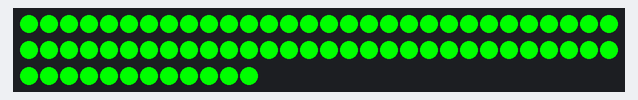
A sketch run on a simulated Arduino Uno, built with avr-gcc and run on an emulated ATmega328P. Shown: 72 RGB LEDs in strip order, left to right, continuing on the next row. What the sketch prints to the serial monitor is not drawn.

Above: at 0.1 s.

The sketch:

serialdemo.ino
```cpp
#include <Adafruit_WS2801.h>
#include "SPI.h"

#define DATA_PIN (2)
#define CLOCK_PIN (3)

#define LIGHT_COUNT (72)
#define SB_BUFFER_SIZE (64)
#define DEVICE_ID (1)
#define PARAMETER_MAX (255)

Adafruit_WS2801 strip = Adafruit_WS2801(LIGHT_COUNT, DATA_PIN, CLOCK_PIN);

uint32_t pixels[LIGHT_COUNT];

struct led
{
  int x;
  int y;
  //char r;
  //char g;
  //char b;
  char id;
  char type;
};

//#define pinModeFast(x, y) pinMode(x, y)
//#define digitalWriteFast(x, y) digitalWrite(x, y)
//SerialCommand SCmd;   // The demo SerialCommand object

//pseudo led class field values
/*
enum fields{
  X,
  Y,
  R,
  G,
  B,
  T   //0 for plankton, 1 for element
};
*/
//state values
enum states{
  RESTING,
  GAME,
  CALIBRATE
};

enum types{
  PLANKTON,
  TEMPERATURE,
  PH,
  NITROGEN
};

float windowY = 48;
float windowX = 26;

char sb [SB_BUFFER_SIZE]; //sb = serialbuffer
int sbpos = 0;

int state = 0;

led leds [LIGHT_COUNT];
int top = -1;
int buffer [LIGHT_COUNT];

int nitrogen = 0;
int ph = 0;
int temperature = 0;

int TIME = 0;

void setup() {

  Serial.begin(9600);

  //int leds[LIGHT_COUNT]; // (x,y,r,g,b)
  init_leds();

//  Serial.write("Set up!!!");
  //pinModeFast(DATA_PIN, OUTPUT);
  //pinModeFast(CLOCK_PIN, OUTPUT);
  //digitalWriteFast(DATA_PIN, LOW);
  //digitalWriteFast(CLOCK_PIN, LOW);
  Serial.println("Ready");

  strip.begin();

  // Update LED contents, to start they are all 'off'
  strip.show();

}


void loop() {
  //delay(1000);
  //Serial.println("hello");
  readNextCommand();
  //Serial.println(state);
  TIME = millis(); //will be changed to take time from dispatch arduino
  switch(state)
  {
    case RESTING: solid();
                  solid();
                  break;
    case    GAME: game();
                  break;
    case CALIBRATE: calibrate();
                  break;
    default     : tyker(1);
                  tyker(1);
  }

  /*
  while(!isEmpty())
  {
     //int popped = pop();
     //set_pixel_rgb(popped, leds[popped][B], leds[popped][G], leds[popped][R]);
     //strip.setPixelColor(popped, leds[popped].r, leds[popped].g, leds[popped].b);
  }
  */
  //show();
  //Serial.println("showing");
  strip.show();
}

void game()
{
   char balance = 0;
   for(int i = 0; i < LIGHT_COUNT; ++i) {
       switch (leds[i].type) {
           case TEMPERATURE:
               int d = abs(127 - TEMPERATURE);
               if (TEMPERATURE >= 127) {
                   double rTmpCalc = (double)(d / 128) * 15;
                   int rTmp = 255 - (int)rTmpCalc;
                   double gTmpCalc = (double)(d / 128) * 255;
                   int gTmp = 255 - (int)gTmpCalc;
                   double bTmpCalc = (double)(d / 128) * 200;
                   int bTmp = 255 - (int)bTmpCalc;
                   strip.setPixelColor(i, rTmp, gTmp, bTmp);
               }
               else if (TEMPERATURE < 127) {
                   double rTmpCalc = (double)(d / 128) * 255;
                   int rTmp = 255 - (int)rTmpCalc;
                   double gTmpCalc = (double)(d / 128) * 155;
                   int gTmp = 255 - (int)gTmpCalc;
                   double bTmpCalc = (double)(d / 128) * 55;
                   int bTmp = 255 - (int)bTmpCalc;
                   strip.setPixelColor(i, rTmp, gTmp, bTmp);
               }
               break;
           case NITROGEN:
               d = abs(127 - NITROGEN);
               if (NITROGEN >= 127) {
                   double rNCalc = (double)(d / 128) * 100;
                   int rN = 255 - (int)rNCalc;
                   double gNCalc = (double)(d / 128) * 155;
                   int gN = 255 - (int)gNCalc;
                   double bNCalc = (double)(d / 128) * 225;
                   int bN = 255 - (int)bNCalc;
                   strip.setPixelColor(i, rN, gN, bN);
               }
               else if (NITROGEN < 127) {
                   double rNCalc = (double)(d / 128) * 170;
                   int rN = 255 - (int)rNCalc;
                   double gNCalc = (double)(d / 128) * 100;
                   int gN = 255 - (int)gNCalc;
                   double bNCalc = (double)(d / 128) * 225;
                   int bN = 255 - (int)bNCalc;
                   strip.setPixelColor(i, rN, gN, bN);
               }
           case PH:
               d = abs(127 - PH);
               if (PH >= 127) {
                   strip.setPixelColor(i, 0, 255, 255);
               }
               else if (PH < 127) {
                   strip.setPixelColor(i, 0, 95, 95);
               }
           case PLANKTON:
               break;
           default:
               break;
       }
   }
}

void wipe()
{
  for(int i = 0; i < LIGHT_COUNT; ++i)
  {
   strip.setPixelColor(i, 0, 0, 0);
  }
}

//shows BLUE
void solid()
{

   for(int i = 0; i < LIGHT_COUNT; ++i)
   {
     //if(leds[i][X] == 0 || leds[i][T] != type) continue;
     //leds[i].r = 0;
     //leds[i].g = 0;
     //leds[i].b = 255;
     //push(i);
     strip.setPixelColor(i, 0, 255, 0);
   }

}

//float counter = (millis() / 5000) % 400;
void tyker(int type)
{
     delay(10);
     float control =  (TIME / 2000.0) ;
     float center = sin((PI / 2) * control) * windowY * 2 - (windowY / 2);
     for(int i = 0; i < LIGHT_COUNT; ++i)
     {
        if (leds[i].y == 0 || leds[i].type != type) continue;
        float distance = abs(leds[i].y - center);
        //Serial.println(distance);
        //int v = (int) ((distance / (windowX * 2)) * 255) + (int) (20 * (float) ((i % 7) - 3));
        int v = (int) ((distance / (windowY * 2)) * 127);
//       Serial.println(v);
        //leds[i].r = v;
        push(i);
     }

}

//waves on the beach
void tyker2(int type)
{
//     Serial.println("Tyker");
     delay(10);
     float control =  (TIME / 5000.0) ;
     //Serial.println(counter);
     float center = sin(TWO_PI * control) * windowY;
     //Serial.print("center = ");
     //Serial.println(center);
     for(int i = 0; i < LIGHT_COUNT; ++i)
     {
        if (leds[i].y == 0 || leds[i].type != type) continue;
        float distance = abs(leds[i].y - center);
        //Serial.println(distance);
        //int v = (int) ((distance / (windowX * 2)) * 255) + (int) (20 * (float) ((i % 7) - 3));
        int v = (int) ((distance / (windowY * 2)) * 255);
//       Serial.println(v);
        //leds[i].r = v;
        //leds[i].g = v;
        //leds[i].b = v;
        //push(i);
     }

}

void calibrate(){
  wipe();
  for(int i = 0; i < LIGHT_COUNT; )
  {
   if(Serial.read() != -1){
     wipe();
     strip.setPixelColor(i, 255,255,255);
     ++i;
   }
   strip.show();
   delay(15);
  }
  Serial.write("calibration over");
  state = 0;
}

////////////////////

/*
a machine that uses this method will receive serial commands
in this form, minus the quotation marks.

  ------number of bytes in this message
  | --- device ID number (0 means all, if first character isn't 0 this string
  | |   is parsed to determine if command is designated for this machine.
  | | ---- state ID
  | | |  ------- additonal arguments (optional, determined by state ID)
  | | |  |  |  |
"15 0 1 45 36 64"

The individual arguments here are given in order of preference.  If a buffer is
in danger of overflowing, the byte size allows that machine to trash those
bytes if it needs to.  This would result in a loss of resolution, but it avoids
having to develop a handshake system which could be fatally time consuming.

For questions ask Tyler.

*/
void readNextCommand_arduino()
{
 char term = '\n';
 if(Serial.available() == 0) return;
 char msgSize = Serial.read();
 char targetid = Serial.read();
 if(targetid != 0 && !isCommandForMe_arduino()) return;
 state = Serial.read();
 parseExtraArgs_arduino(state);
}

boolean isCommandForMe_arduino()
{
 char inByte = Serial.read();
 while(inByte != ':')
 {
   if (inByte == DEVICE_ID) return true;
 }
 return false;
}

void parseExtraArgs_arduino(int state)
{
  switch(state)
  {
    case GAME: nitrogen = Serial.read();
               ph = Serial.read();
               temperature = Serial.read();
               break;
    default  : return;
  }
}

void readNextCommand()
{
  //Serial.println(sb);
  char term = '\n';
  if(Serial.available() > 0)
  {
    char inChar = Serial.read();
    if (inChar == term)
    {
      //Serial.println("Received newline");
      //Serial.println(sb);
      char* cmdbuf;
      cmdbuf = strtok(sb, " ");
      //Serial.println(1);
      int cmdsize = atoi(cmdbuf);
      cmdbuf = strtok(NULL, " ");
      //Serial.println(2);
      if (!isCommandForMe(cmdbuf)) return;
      cmdbuf = strtok(NULL, " ");
      //Serial.println(3);
      state = atoi(cmdbuf);
      Serial.print("State =");
      Serial.println(state);
      clearsb();
    }
    else
    {
     if (sbpos < SB_BUFFER_SIZE)
     {
       sb[sbpos++] = inChar;
       sb[sbpos] = '\0';
     }
     else
     {
       Serial.println("Buffer overflow");
     }
    }
  }
}

void clearsb()
{
  sb[0] = '\0';
  sbpos = 0;
}

boolean isCommandForMe(char* str)
{
  //Serial.print("icfm");
  //Serial.println(str);
  if (str[0] == '0') return true;
  int i = 0;
  while(str[i] != NULL)
  {
    //Serial.println(str[i]);
    if(str[i] == DEVICE_ID) return true;
    ++i;
  }
  return false;
}

void parseExtraArgs(int state)
{
  char* argbuf;
  switch(state)
  {
   case GAME: argbuf = strtok(NULL , " ");
              nitrogen = atoi(argbuf);
              argbuf = strtok(NULL, " ");
              ph = atoi(argbuf);
              argbuf = strtok(NULL, " ");
              temperature = atoi(argbuf);
   default:   return;
  }

}

boolean isEmpty()
{
   return top == -1;
}

void push(int led)
{
  buffer[++top] = led;
}

int pop()
{
  return buffer[top--];
}

void init_leds()
{


  for(int i = 0; i < LIGHT_COUNT; ++i)
  {
    leds[i].id = i;
    switch(i){
      case 0: leds[i].x = 4;
              leds[i].y = 16;
              leds[i].type = NITROGEN;
              break;
      case 1: leds[i].x = 6;
              leds[i].y = 10;
              leds[i].type = PLANKTON;
              break;
      case 2: leds[i].x = 4;
              leds[i].y = 4;
              leds[i].type = PH;
              break;
      case 3: leds[i].x = 10;
              leds[i].y = 8;
              leds[i].type = TEMPERATURE;
              break;
      case 4: leds[i].x = 16;
              leds[i].y = 7;
              leds[i].type = PH;
              break;
      case 5: leds[i].x = 23;
              leds[i].y = 5;
              leds[i].type = TEMPERATURE;
              break;
      case 6: leds[i].x = 21;
              leds[i].y = 10;
              leds[i].type = PLANKTON;
              break;
      case 7: leds[i].x = 23;
              leds[i].y = 17;
              leds[i].type = NITROGEN;
              break;
      case 8: leds[i].x = 22;
              leds[i].y = 23;
              leds[i].type = PH;
              break;
      case 9: leds[i].x = 18;
              leds[i].y = 29;
              leds[i].type = TEMPERATURE;
              break;
      case 10: leds[i].x = 23;
               leds[i].y = 39;
               leds[i].type = PH;
               break;
      case 11: leds[i].x = 19;
               leds[i].y = 36;
               leds[i].type = PLANKTON;
               break;
      case 12: leds[i].x = 15;
               leds[i].y = 34;
               leds[i].type = NITROGEN;
               break;
      case 13: leds[i].x = 14;
               leds[i].y = 31;
               leds[i].type = TEMPERATURE;
               break;
      case 14: leds[i].x = 10;
               leds[i].y = 33;
               leds[i].type = PLANKTON;
               break;
      case 15: leds[i].x = 12;
               leds[i].y = 38;
               leds[i].type = PH;
               break;
      case 16: leds[i].x = 15;
               leds[i].y = 45;
               leds[i].type = NITROGEN;
               break;
      case 17: leds[i].x = 10;
               leds[i].y = 43;
               leds[i].type = PLANKTON;
               break;
      case 18: leds[i].x = 4;
               leds[i].y = 39;
               leds[i].type = TEMPERATURE;
               break;
      case 19: leds[i].x = 5;
               leds[i].y = 32;
               leds[i].type = NITROGEN;
               break;
      case 20: leds[i].x = 11;
               leds[i].y = 25;
               leds[i].type = NITROGEN;
               break;
      case 21: leds[i].x = 16;
               leds[i].y = 20;
               leds[i].type = PLANKTON;
               break;
      case 22: leds[i].x = 13;
               leds[i].y = 17;
               leds[i].type = TEMPERATURE;
               break;
      case 23: leds[i].x = 5;
               leds[i].y = 23;
               leds[i].type = PH;
               break;
      case 24: leds[i].x = 22;
               leds[i].y = 10;
               leds[i].type = PH;
               break;
      case 25: leds[i].x = 20;
               leds[i].y = 14;
               leds[i].type = PLANKTON;
               break;
      case 26: leds[i].x = 21;
               leds[i].y = 18;
               leds[i].type = TEMPERATURE;
               break;
      case 27: leds[i].x = 22;
               leds[i].y = 23;
               leds[i].type = PH;
               break;
      case 28: leds[i].x = 19;
               leds[i].y = 27;
               leds[i].type = PLANKTON;
               break;
      case 29: leds[i].x = 19;
               leds[i].y = 32;
               leds[i].type = NITROGEN;
               break;
      case 30: leds[i].x = 14;
               leds[i].y = 35;
               leds[i].type = PH;
               break;
      case 31: leds[i].x = 19;
               leds[i].y = 39;
               leds[i].type = TEMPERATURE;
               break;
      case 32: leds[i].x = 15;
               leds[i].y = 42;
               leds[i].type = PLANKTON;
               break;
      case 33: leds[i].x = 11;
               leds[i].y = 44;
               leds[i].type = NITROGEN;
               break;
      case 34: leds[i].x = 5;
               leds[i].y = 38;
               leds[i].type = TEMPERATURE;
               break;
      case 35: leds[i].x = 6;
               leds[i].y = 33;
               leds[i].type = PLANKTON;
               break;
      case 36: leds[i].x = 4;
               leds[i].y = 27;
               leds[i].type = PH;
               break;
      case 37: leds[i].x = 11;
               leds[i].y = 28;
               leds[i].type = NITROGEN;
               break;
      case 38: leds[i].x = 14;
               leds[i].y = 24;
               leds[i].type = TEMPERATURE;
               break;
      case 39: leds[i].x = 13;
               leds[i].y = 19;
               leds[i].type = NITROGEN;
               break;
      case 40: leds[i].x = 14;
               leds[i].y = 13;
               leds[i].type = NITROGEN;
               break;
      case 41: leds[i].x = 15;
               leds[i].y = 7;
               leds[i].type = TEMPERATURE;
               break;
      case 42: leds[i].x = 8;
               leds[i].y = 6;
               leds[i].type = PLANKTON;
               break;
      case 43: leds[i].x = 8;
               leds[i].y = 3;
               leds[i].type = PH;
               break;
      case 44: leds[i].x = 3;
               leds[i].y = 8;
               leds[i].type = NITROGEN;
               break;
      case 45: leds[i].x = 3;
               leds[i].y = 16;
               leds[i].type = TEMPERATURE;
               break;
      case 46: leds[i].x = 7;
               leds[i].y = 19;
               leds[i].type = PLANKTON;
               break;
      case 47: leds[i].x = 9;
               leds[i].y = 14;
               leds[i].type = PH;
               break;
      case 48: leds[i].x = 23;
               leds[i].y = 26;
               leds[i].type = PH;
               break;
      case 49: leds[i].x = 21;
               leds[i].y = 32;
               leds[i].type = NITROGEN;
               break;
      case 50: leds[i].x = 18;
               leds[i].y = 37;
               leds[i].type = PH;
               break;
      case 51: leds[i].x = 12;
               leds[i].y = 40;
               leds[i].type = PLANKTON;
               break;
      case 52: leds[i].x = 13;
               leds[i].y = 44;
               leds[i].type = TEMPERATURE;
               break;
      case 53: leds[i].x = 7;
               leds[i].y = 38;
               leds[i].type = NITROGEN;
               break;
      case 54: leds[i].x = 12;
               leds[i].y = 32;
               leds[i].type = TEMPERATURE;
               break;
      case 55: leds[i].x = 6;
               leds[i].y = 30;
               leds[i].type = PLANKTON;
               break;
      case 56: leds[i].x = 3;
               leds[i].y = 26;
               leds[i].type = PH;
               break;
      case 57: leds[i].x = 9;
               leds[i].y = 25;
               leds[i].type = NITROGEN;
               break;
      case 58: leds[i].x = 12;
               leds[i].y = 19;
               leds[i].type = PLANKTON;
               break;
      case 59: leds[i].x = 6;
               leds[i].y = 19;
               leds[i].type = TEMPERATURE;
               break;
      case 60: leds[i].x = 4;
               leds[i].y = 14;
               leds[i].type = NITROGEN;
               break;
      case 61: leds[i].x = 6;
               leds[i].y = 10;
               leds[i].type = PLANKTON;
               break;
      case 62: leds[i].x = 4;
               leds[i].y = 6;
               leds[i].type = TEMPERATURE;
               break;
      case 63: leds[i].x = 11;
               leds[i].y = 7;
               leds[i].type = PH;
               break;
      case 64: leds[i].x = 11;
               leds[i].y = 14;
               leds[i].type = NITROGEN;
               break;
      case 65: leds[i].x = 17;
               leds[i].y = 21;
               leds[i].type = TEMPERATURE;
               break;
      case 66: leds[i].x = 18;
               leds[i].y = 28;
               leds[i].type = PLANKTON;
               break;
      case 67: leds[i].x = 17;
               leds[i].y = 16;
               leds[i].type = PH;
               break;
      case 68: leds[i].x = 17;
               leds[i].y = 5;
               leds[i].type = PLANKTON;
               break;
      case 69: leds[i].x = 22;
               leds[i].y = 4;
               leds[i].type = NITROGEN;
               break;
      case 70: leds[i].x = 22;
               leds[i].y = 14;
               leds[i].type = PH;
               break;
      default: break;
    }

  }
  //}

  /*
  0: n
  1: pl
  2: ph
  3: t
  4: 16, 7 ph
  5: 23, 5 t
  6: 21, 10 pl
  7: 23, 17 n
  8: 22, 23 ph
  9: 18, 29 t
  10: 23, 39 ph
  11: 19, 36 pl
  12: 15, 34 n
  13: 14, 31 t
  14: 10, 33 pl
  15: 12, 38 ph
  16: 15, 45 n
  17: 10, 43 pl
  18: 4, 39 t
  19: 5, 32 n
  20: 11, 25 n
  21: 16, 20 pl
  22: 13, 17 t
  23: 5, 23 ph
  24: 22, 10  ph
  25: 20, 14 pl
  26: 21, 18 t
  27: 22, 23 ph
  28: 19, 27 pl
  29: 19, 32 n
  30: 14, 35 ph
  31: 19, 39 t
  32: 15, 42 pl
  33: 11, 44 n
  34: 5, 38 t
  35: 6, 33 pl
  36: 4, 27 ph
  37: 11, 28 n
  38: 14, 24 t
  39: 13, 19 n
  40: 14, 13 n
  41: 15, 7 t
  42: 8, 6pl
  43: 8, 3 ph
  44: 3, 8 n
  45: 3, 16 temp
  46: 7, 19 pl
  47: 9, 14 ph
  48: 23, 26 ph
  49: 21, 32 n
  50: 18, 37 ph
  51: 12, 40 pl
  52: 13, 44 t
  53: 7, 38 n
  54: 12, 32 t
  55: 6, 30 pl
  56: 3, 26 ph
  57: 9, 25 n
  58: 12, 19 pl
  59: 6, 19 t
  60: 4, 14 n
  61: 6, 10 pl
  62: 4, 6 t
  63: 11, 7 ph
  64: 11, 14 n
  65: 17, 21 t
  66: 18, 28 pl
  67: 17, 16 ph
  68: 20, 8 pl
  69: 17, 5 n
  70: 22, 4 ph
  */

}
```
